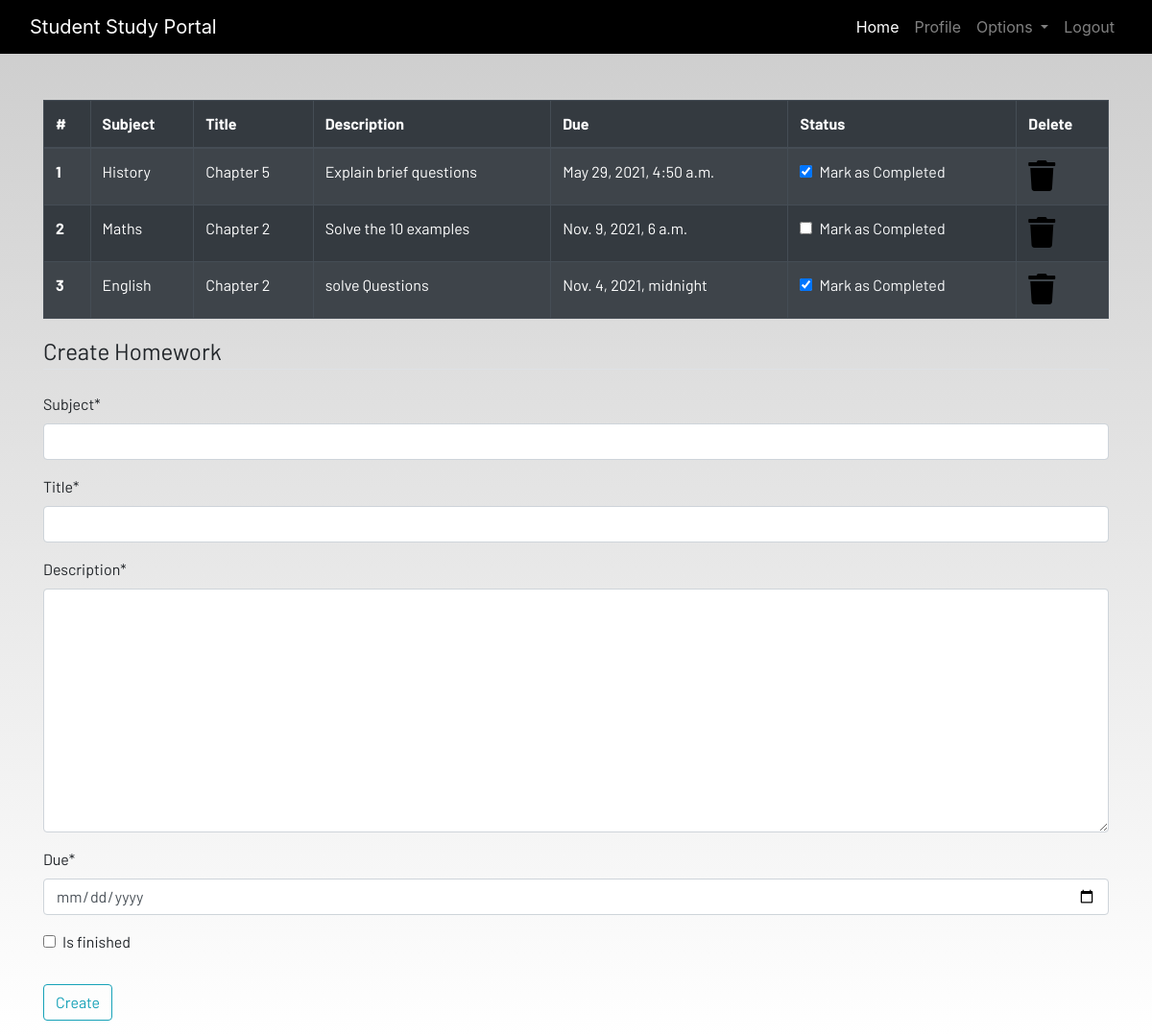
/homework (signed in), run on an earlier commit of the app's database.
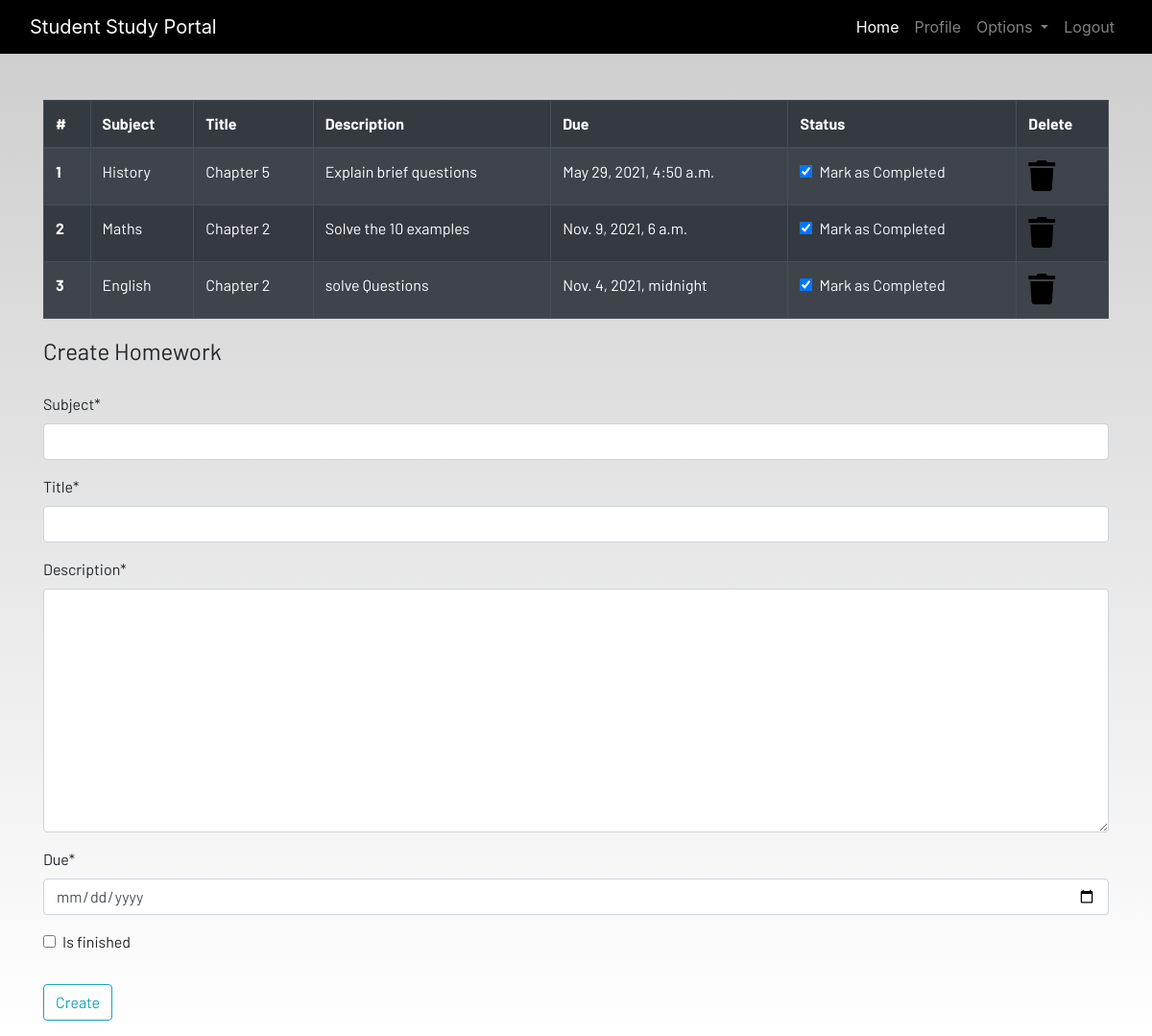
And on a later commit of the database.
### dashboard/models.py (models this page shows, shortened)
class Homework(models.Model):
    user=models.ForeignKey(User,on_delete=models.CASCADE)
    subject=models.CharField(max_length=50)
    title=models.CharField(max_length=100)
    description=models.TextField()
    due=models.DateTimeField()
    is_finished=models.BooleanField(default=False)

### dashboard/views.py (the view)
# urls.py: path('homework', views.homework, name="homework"),
def homework(request):
    if request.method == "POST":
        form = HomeworkForm(request.POST)
        if form.is_valid():
            try:
                finished = request.POST['is_finished']
                if finished == 'on':
                    finished = True
                else:
                    finished = False
            except:
                finished = False
            homeworks=Homework(
                user=request.user,
                subject=request.POST['subject'],
                title = request.POST['title'],
                description = request.POST['description'],
                due = request.POST['due'],
                is_finished = finished
            )
            homeworks.save()
            messages.success(request,f'Homework Added from {request.user.username}!!')
    else:
        form=HomeworkForm()
    homework=Homework.objects.filter(user=request.user)
    if len(homework)==0:
        homework_done=True
    else:
        homework_done=False
    context={
             'homeworks':homework,
             'homework_done':homework_done,
             'form':form
             }
    return render(request,'dashboard/homework.html',context)

### dashboard/forms.py
class HomeworkForm(forms.ModelForm):
    class Meta:
        model=Homework
        widgets={'due':DateInput()}
        fields=['subject','title','description','due','is_finished']

### dashboard/templates/dashboard/homework.html (shortened to what this page needs)
{% extends 'dashboard/base.html' %}
{% load static %}
{% load crispy_forms_tags %}
{% block content %}
<div class="container">
    {% if not homework_done %}
    <table class="table table-striped table-bordered table-hover table-dark">
        <thead>
            <tr>
                <th scope="col">#</th>
                <th scope="col">Subject</th>
                <th scope="col">Title</th>
                <th scope="col">Description</th>
                <th scope="col">Due</th>
                <th scope="col">Status</th>
                <th scope="col">Delete</th>
            </tr>
        </thead>
        <tbody>
            {% for homework in homeworks %}
            <tr>
                <th scope="row">{{forloop.counter}}</th>
                <td>{{homework.subject}}</td>
                <td>{{homework.title}}</td>
                <td>{{homework.description}}</td>
                <td>{{homework.due}}</td>
                <td>
                    <a href="{% url 'update-homework' homework.id %}">
                        <div class="form-check">
                            {% if homework.is_finished == True %}
                            <input class="form-check-input" type="checkbox" value="" checked>
                            {% else %}
                            <input class="form-check-input" type="checkbox" value="" >
                            {% endif %}
                            <label class="form-check-label text-light" for="flexCheckDefault">
                                Mark as Completed
                            </label>
                        </div>
                    </a>
                </td>
                <td><a href="{% url 'delete-homework' homework.id %}"><i class="fa fa-trash fa-2x"></i></a></td>
            </tr>
            {% endfor %}
        </tbody>
    </table>
    {% else %}
    <h4>All homeworks are completed!! Create to have more!!</h4>
    {% endif %}
</div>
<div class=" container">
    <form method="POST">
        <fieldset class="form-group">
            <legend class="border-bottom mb-4">Create Homework</legend>
            {{form|crispy}}
        </fieldset>
        <div class="form-group">
            <button href="" class="btn btn-outline-info" type="submit">
                Create
            </button>
        </div>
    </form>
</div>
{% endblock content %}

What changed in the data, as far as the page shows it:
changed Homework "Maths": value "☐" → "☑"
